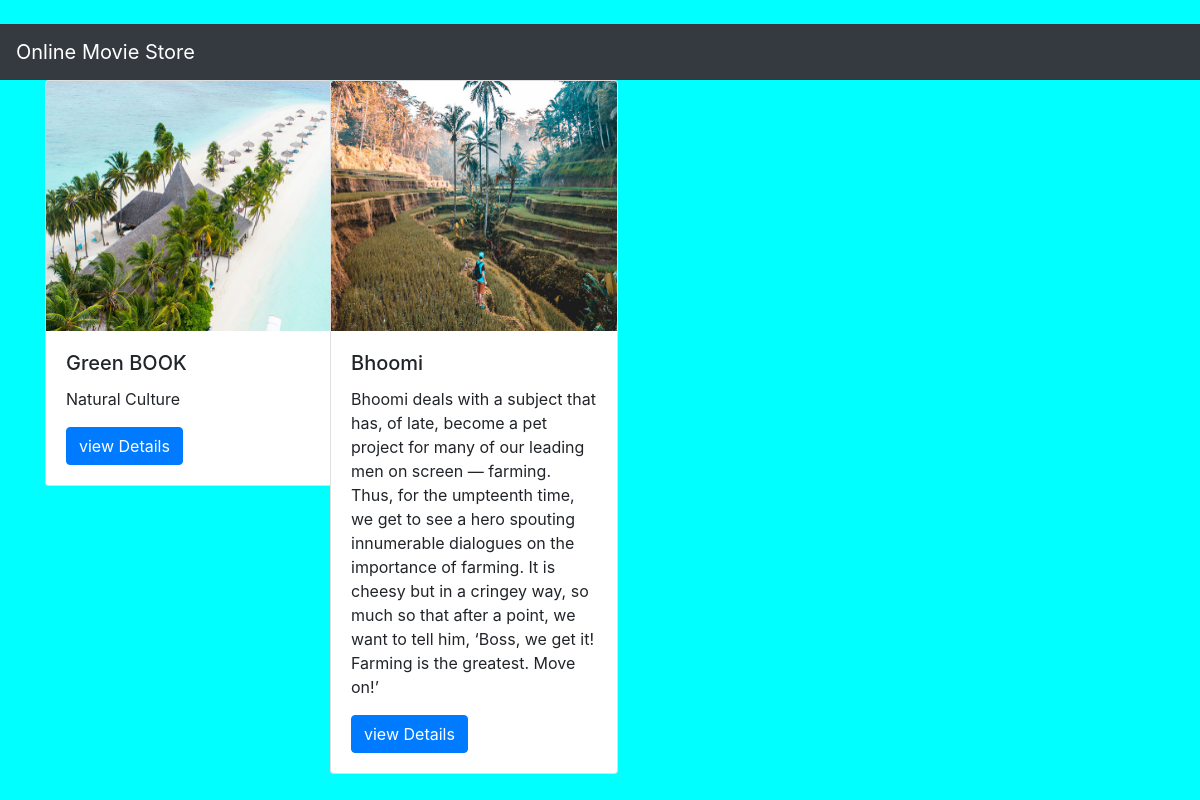
The page / on the database its author committed.
### movieapp/models.py (models this page shows, shortened)
class Movie(models.Model):
    name=models.CharField(max_length=250)
    desc=models.TextField()
    year=models.IntegerField()
    img=models.ImageField(upload_to='gallery')

### movieapp/views.py (the view)
# urls.py: path('',views.index,name='index'),
def index(request):
    movie = Movie.objects.all()
    context = {
        'movie_list': movie
    }
    return render(request, 'index.html', context)

### templates/index.html
{% extends 'base.html' %}
{% block body %}
<div class="container">
     <div class="row">
      {% for i in movie_list %}
      <div class="col-md-3">
           <div class="card" style="width: 18rem;">
  <img src="{{i.img.url}}" class="card-img-top" alt="..."width="100px" height="250px;">
  <div class="card-body">
    <h5 class="card-title">{{i.name}}</h5>
    <p class="card-text">{{i.desc}}</p>
    <a href="{% url 'movieapp:detail' i.id %}" class="btn btn-primary">view Details</a>
  </div>
</div>
      </div>
      {% endfor %}
     </div>
</div>
 {% endblock %}

### templates/base.html (shortened to what this page needs)
{% load static %}
<!DOCTYPE html>
<html lang="en">
<head>
     <link rel="stylesheet" href="https://maxcdn.bootstrapcdn.com/bootstrap/4.0.0/css/bootstrap.min.css"><br>
     <link rel="stylesheet" href="{% static 'style.css' %}">
</head>
<body>
<nav class="navbar navbar-dark bg-dark">
  <a class="navbar-brand" href="#">
     Online Movie Store
  </a>
</nav>
{% block body %}
{% endblock %}
</body>
</html>

### static/style.css (style rules this page uses)
body { background-color:aqua; }

### rows shown on the page
Movie: img (picture), name "Green BOOK", desc "Natural Culture"
Movie: img (picture), name "Bhoomi", desc "Bhoomi deals with a subject that has, of late, become a pet project for many of our leading men on screen — farming. Thus, for the umpteenth time, we get to see a hero spouting innumerable dialogues on the importance of farming. It is cheesy but in a cringey way, so much so that after a point, we want to tell him, ‘Boss, we get it! Farming is the greatest. Move on!’"
